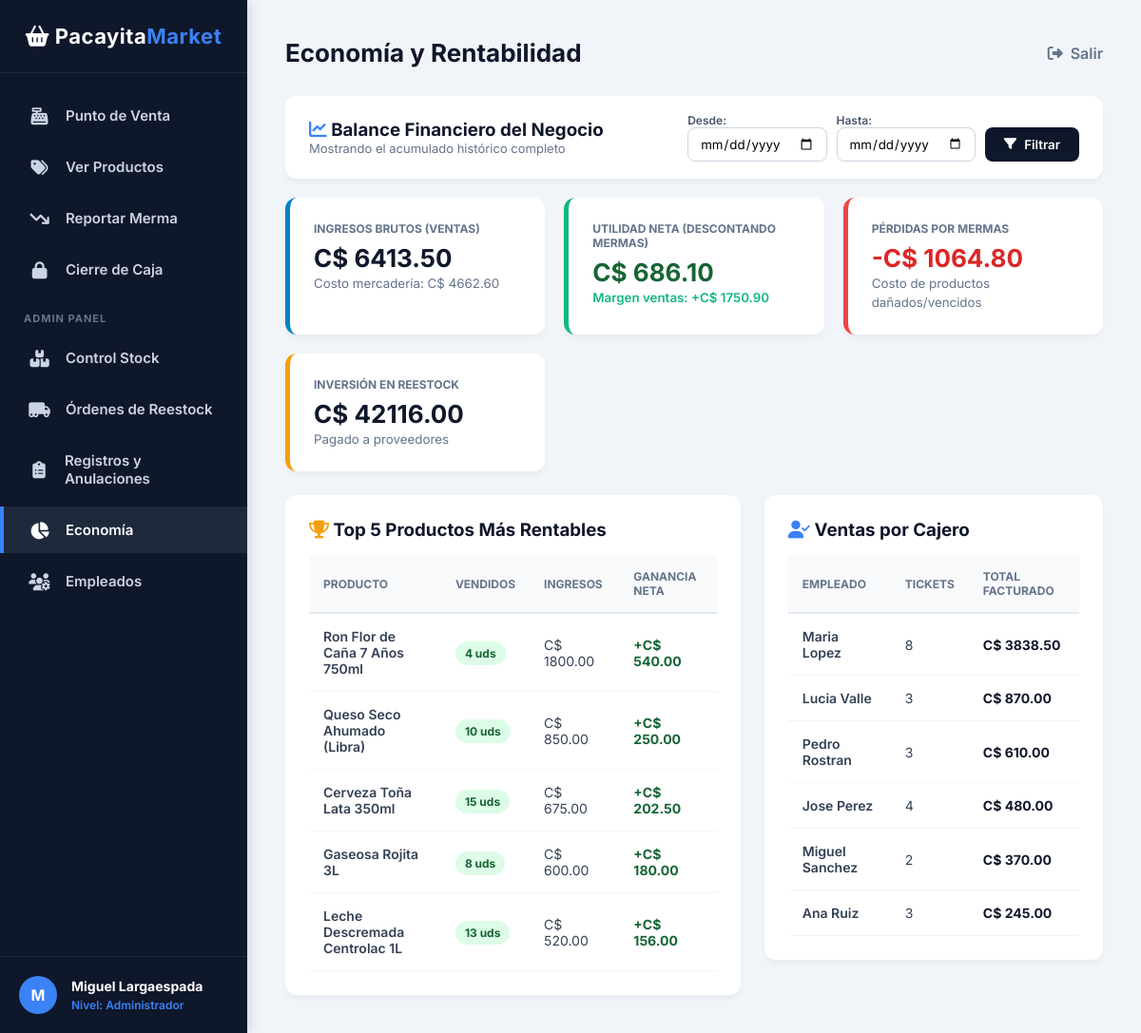
The app's page /economia (signed in) with its own data.
### tables this page shows
CREATE TABLE PRODUCTO (
    id_producto INTEGER PRIMARY KEY AUTOINCREMENT,
    id_categoria INTEGER NOT NULL,
    id_proveedor INTEGER NOT NULL,
    nombre TEXT NOT NULL UNIQUE,
    precio_venta REAL NOT NULL,
    stock INTEGER NOT NULL DEFAULT 0,
    FOREIGN KEY (id_categoria) REFERENCES CATEGORIA(id_categoria),
    FOREIGN KEY (id_proveedor) REFERENCES PROVEEDOR(id_proveedor)
);

CREATE TABLE USUARIO (
    id_usuario INTEGER PRIMARY KEY AUTOINCREMENT,
    id_rol INTEGER NOT NULL,
    nombre TEXT NOT NULL,
    username TEXT NOT NULL UNIQUE,
    password TEXT NOT NULL,
    FOREIGN KEY (id_rol) REFERENCES ROL(id_rol)
);

### app.py (the view)
@app.route("/economia")
def economia():
    if 'id_usuario' not in session or session.get('id_rol') != 1:
        return redirect("/caja")
    fecha_inicio = request.args.get('fecha_inicio', '')
    fecha_fin = request.args.get('fecha_fin', '')
    conn = get_db_connection()
    filtro_ventas = ""
    filtro_mermas = ""
    filtro_reestock = ""
    params = []
    if fecha_inicio and fecha_fin:
        filtro_ventas = "WHERE date(V.fecha_hora) BETWEEN ? AND ?"
        filtro_mermas = "WHERE date(M.fecha) BETWEEN ? AND ?"
        filtro_reestock = "WHERE date(O.fecha_pedido) BETWEEN ? AND ?"
        params = [fecha_inicio, fecha_fin]
    balance_ventas = conn.execute(f"""
        SELECT
            COALESCE(SUM(D.cantidad * D.precio_unitario), 0) AS ingresos_totales,
            COALESCE(SUM(D.cantidad * D.costo_unitario), 0) AS costo_vendido,
            COALESCE(SUM(D.cantidad * (D.precio_unitario - D.costo_unitario)), 0) AS ganancia_ventas
        FROM DETALLE_VENTA D
        INNER JOIN VENTA V ON D.id_venta = V.id_venta
        {filtro_ventas}
    """, params).fetchone()
    mermas_raw = conn.execute(f"""
        SELECT M.cantidad, P.precio_venta,
               (SELECT (costo_total * 1.0 / cantidad_recibida)
                FROM ORDEN_REESTOCK
                WHERE id_producto = M.id_producto AND cantidad_recibida > 0
                ORDER BY id_orden DESC LIMIT 1) AS costo_lote
        FROM MERMA M
        INNER JOIN PRODUCTO P ON M.id_producto = P.id_producto
        {filtro_mermas}
    """, params).fetchall()
    perdida_mermas = 0
    for m in mermas_raw:
        costo_u = m['costo_lote'] if m['costo_lote'] is not None else (m['precio_venta'] * 0.70)
        perdida_mermas += m['cantidad'] * costo_u
    inversion_reestock = conn.execute(f"""
        SELECT COALESCE(SUM(O.costo_total), 0) AS total_invertido
        FROM ORDEN_REESTOCK O
        {filtro_reestock}
    """, params).fetchone()['total_invertido']
    top_productos = conn.execute(f"""
        SELECT P.nombre,
               SUM(D.cantidad) AS unidades_vendidas,
               SUM(D.cantidad * D.precio_unitario) AS total_generado,
               SUM(D.cantidad * (D.precio_unitario - D.costo_unitario)) AS ganancia_neta
        FROM DETALLE_VENTA D
        INNER JOIN VENTA V ON D.id_venta = V.id_venta
        INNER JOIN PRODUCTO P ON D.id_producto = P.id_producto
        {filtro_ventas}
        GROUP BY P.id_producto
        ORDER BY ganancia_neta DESC
        LIMIT 5
    """, params).fetchall()
    rendimiento_vendedores = conn.execute(f"""
        SELECT U.nombre,
               COUNT(V.id_venta) AS num_ventas,
               COALESCE(SUM(V.total), 0) AS total_vendido
        FROM VENTA V
        INNER JOIN USUARIO U ON V.id_usuario = U.id_usuario
        {filtro_ventas}
        GROUP BY U.id_usuario
        ORDER BY total_vendido DESC
    """, params).fetchall()
    conn.close()
    utilidad_real = balance_ventas['ganancia_ventas'] - perdida_mermas
    return render_template(
        "economia.html",
        balance=balance_ventas,
        perdida_mermas=perdida_mermas,
        utilidad_real=utilidad_real,
        inversion_reestock=inversion_reestock,
        top_productos=top_productos,
        vendedores=rendimiento_vendedores,
        fecha_inicio=fecha_inicio,
        fecha_fin=fecha_fin
    )

### app.py (called while the page is built)
def get_db_connection():
    conn = sqlite3.connect('MinMarketPacaya.db')
    conn.row_factory = sqlite3.Row
    return conn

### templates/economia.html (shortened to what this page needs)
{% extends "base.html" %}
{% block titulo %}Economía y Rentabilidad{% endblock %}
{% block contenido %}
<div class="card" style="margin-bottom: 20px; padding: 18px 25px;">
    <form action="/economia" method="GET" style="display: flex; justify-content: space-between; align-items: center; flex-wrap: wrap; gap: 15px;">
        <div>
            <h3 style="color: #0f172a;"><i class="fa-solid fa-chart-line" style="color: var(--accent);"></i> Balance Financiero del Negocio</h3>
            <p style="font-size: 13px; color: #64748b;">
                {% if fecha_inicio and fecha_fin %}
                    Mostrando resultados del <strong>{{ fecha_inicio }}</strong> al <strong>{{ fecha_fin }}</strong>
                {% else %}
                    Mostrando el acumulado histórico completo
                {% endif %}
            </p>
        </div>
        <div style="display: flex; gap: 10px; align-items: center; flex-wrap: wrap;">
            <div>
                <label style="font-size: 12px; font-weight: 600; color: #475569; display: block;">Desde:</label>
                <input type="date" name="fecha_inicio" value="{{ fecha_inicio }}" style="padding: 8px 12px; border-radius: 8px; border: 1px solid #cbd5e1;">
            </div>
            <div>
                <label style="font-size: 12px; font-weight: 600; color: #475569; display: block;">Hasta:</label>
                <input type="date" name="fecha_fin" value="{{ fecha_fin }}" style="padding: 8px 12px; border-radius: 8px; border: 1px solid #cbd5e1;">
            </div>
            <div style="align-self: flex-end; display: flex; gap: 8px;">
                <button type="submit" class="btn" style="background: #0f172a;">
                    <i class="fa-solid fa-filter"></i> Filtrar
                </button>
            </div>
        </div>
    </form>
</div>
<div style="display: grid; grid-template-columns: repeat(auto-fit, minmax(220px, 1fr)); gap: 20px; margin-bottom: 25px;">
    <div class="card" style="border-left: 5px solid #0284c7;">
        <p style="font-size: 12px; color: #64748b; font-weight: 700; text-transform: uppercase;">Ingresos Brutos (Ventas)</p>
        <h2 style="font-size: 26px; color: #0f172a; margin-top: 8px;">C$ {{ "%.2f"|format(balance['ingresos_totales']) }}</h2>
        <small style="color: #64748b;">Costo mercadería: C$ {{ "%.2f"|format(balance['costo_vendido']) }}</small>
    </div>
    <div class="card" style="border-left: 5px solid #10b981;">
        <p style="font-size: 12px; color: #64748b; font-weight: 700; text-transform: uppercase;">Utilidad Neta (Descontando Mermas)</p>
        <h2 style="font-size: 26px; color: #166534; margin-top: 8px;">C$ {{ "%.2f"|format(utilidad_real) }}</h2>
        <small style="color: #10b981; font-weight: 600;">Margen ventas: +C$ {{ "%.2f"|format(balance['ganancia_ventas']) }}</small>
    </div>
    <div class="card" style="border-left: 5px solid #ef4444;">
        <p style="font-size: 12px; color: #64748b; font-weight: 700; text-transform: uppercase;">Pérdidas por Mermas</p>
        <h2 style="font-size: 26px; color: #dc2626; margin-top: 8px;">-C$ {{ "%.2f"|format(perdida_mermas) }}</h2>
        <small style="color: #64748b;">Costo de productos dañados/vencidos</small>
    </div>
    <div class="card" style="border-left: 5px solid #f59e0b;">
        <p style="font-size: 12px; color: #64748b; font-weight: 700; text-transform: uppercase;">Inversión en Reestock</p>
        <h2 style="font-size: 26px; color: #0f172a; margin-top: 8px;">C$ {{ "%.2f"|format(inversion_reestock) }}</h2>
        <small style="color: #64748b;">Pagado a proveedores</small>
    </div>
</div>
<div style="display: flex; gap: 25px; align-items: flex-start; flex-wrap: wrap;">
    <div class="card" style="flex: 1.4; min-width: 320px;">
        <h3 style="margin-bottom: 15px; color: #0f172a;">
            <i class="fa-solid fa-trophy" style="color: #f59e0b;"></i> Top 5 Productos Más Rentables
        </h3>
        <table>
            <thead>
                <tr>
                    <th>Producto</th>
                    <th>Vendidos</th>
                    <th>Ingresos</th>
                    <th>Ganancia Neta</th>
                </tr>
            </thead>
            <tbody>
                {% if top_productos %}
                    {% for p in top_productos %}
                    <tr>
                        <td style="font-weight: 600;">{{ p['nombre'] }}</td>
                        <td><span class="badge-success">{{ p['unidades_vendidas'] }} uds</span></td>
                        <td>C$ {{ "%.2f"|format(p['total_generado']) }}</td>
                        <td style="font-weight: 700; color: #166534;">+C$ {{ "%.2f"|format(p['ganancia_neta']) }}</td>
                    </tr>
                    {% endfor %}
                {% else %}
                    <tr>
                        <td colspan="4" style="text-align: center; color: #94a3b8; padding: 25px;">Sin ventas en este período.</td>
                    </tr>
                {% endif %}
            </tbody>
        </table>
    </div>
    <div class="card" style="flex: 1; min-width: 280px;">
        <h3 style="margin-bottom: 15px; color: #0f172a;">
            <i class="fa-solid fa-user-check" style="color: var(--accent);"></i> Ventas por Cajero
        </h3>
        <table>
            <thead>
                <tr>
                    <th>Empleado</th>
                    <th>Tickets</th>
                    <th>Total Facturado</th>
                </tr>
            </thead>
            <tbody>
                {% if vendedores %}
                    {% for v in vendedores %}
                    <tr>
                        <td style="font-weight: 600;">{{ v['nombre'] }}</td>
                        <td>{{ v['num_ventas'] }}</td>
                        <td style="font-weight: 700; color: #0f172a;">C$ {{ "%.2f"|format(v['total_vendido']) }}</td>
                    </tr>
                    {% endfor %}
                {% else %}
                    <tr>
                        <td colspan="3" style="text-align: center; color: #94a3b8; padding: 25px;">Sin registros aún.</td>
                    </tr>
                {% endif %}
            </tbody>
        </table>
    </div>
</div>
{% endblock %}

### templates/base.html (style rules this page uses)
:root { --sidebar-bg: #0f172a; --sidebar-hover: #1e293b; --accent: #3b82f6; --accent-hover: #2563eb; --bg-main: #f1f5f9; --text-dark: #334155; }
* { margin: 0; padding: 0; box-sizing: border-box; font-family: 'Inter', sans-serif; }
body { display: flex; height: 100vh; background-color: var(--bg-main); color: var(--text-dark); }
.card { background: white; padding: 25px; border-radius: 12px; box-shadow: 0 4px 6px -1px rgba(0,0,0,0.05); }
.btn { background: var(--accent); color: white; padding: 10px 20px; border: none; border-radius: 8px; font-weight: 600; cursor: pointer; transition: 0.2s; display: inline-flex; align-items: center; gap: 8px; }
table { width: 100%; border-collapse: collapse; margin-top: 15px; }
th { background: #f8fafc; color: #64748b; text-transform: uppercase; font-size: 12px; padding: 15px; text-align: left; border-bottom: 2px solid #e2e8f0; }
td { padding: 15px; border-bottom: 1px solid #f1f5f9; font-size: 14px; color: #334155; vertical-align: middle; }
.badge-success { background: #dcfce7; color: #166534; padding: 5px 10px; border-radius: 20px; font-size: 12px; font-weight: bold; }

### records on screen
PRODUCTO: nombre "Ron Flor de Caña 7 Años 750ml", unidades_vendidas "4", total_generado "1800.00", ganancia_neta "540.00"
PRODUCTO: nombre "Queso Seco Ahumado (Libra)", unidades_vendidas "10", total_generado "850.00", ganancia_neta "250.00"
PRODUCTO: nombre "Cerveza Toña Lata 350ml", unidades_vendidas "15", total_generado "675.00", ganancia_neta "202.50"
PRODUCTO: nombre "Gaseosa Rojita 3L", unidades_vendidas "8", total_generado "600.00", ganancia_neta "180.00"
PRODUCTO: nombre "Leche Descremada Centrolac 1L", unidades_vendidas "13", total_generado "520.00", ganancia_neta "156.00"
USUARIO: nombre "Maria Lopez", num_ventas "8", total_vendido "3838.50"
USUARIO: nombre "Lucia Valle", num_ventas "3", total_vendido "870.00"
USUARIO: nombre "Pedro Rostran", num_ventas "3", total_vendido "610.00"
USUARIO: nombre "Jose Perez", num_ventas "4", total_vendido "480.00"
USUARIO: nombre "Miguel Sanchez", num_ventas "2", total_vendido "370.00"
USUARIO: nombre "Ana Ruiz", num_ventas "3", total_vendido "245.00"

### other values on screen
{{ session.get('nombre', 'Usuario')[0]|upper }} "M"
{{ session.get('nombre', 'Usuario Invitado') }} "Miguel Largaespada"
{{ "%.2f"|format(balance['ingresos_totales']) }} "6413.50"
{{ "%.2f"|format(balance['costo_vendido']) }} "4662.60"
{{ "%.2f"|format(utilidad_real) }} "686.10"
{{ "%.2f"|format(balance['ganancia_ventas']) }} "1750.90"
{{ "%.2f"|format(perdida_mermas) }} "1064.80"
{{ "%.2f"|format(inversion_reestock) }} "42116.00"
